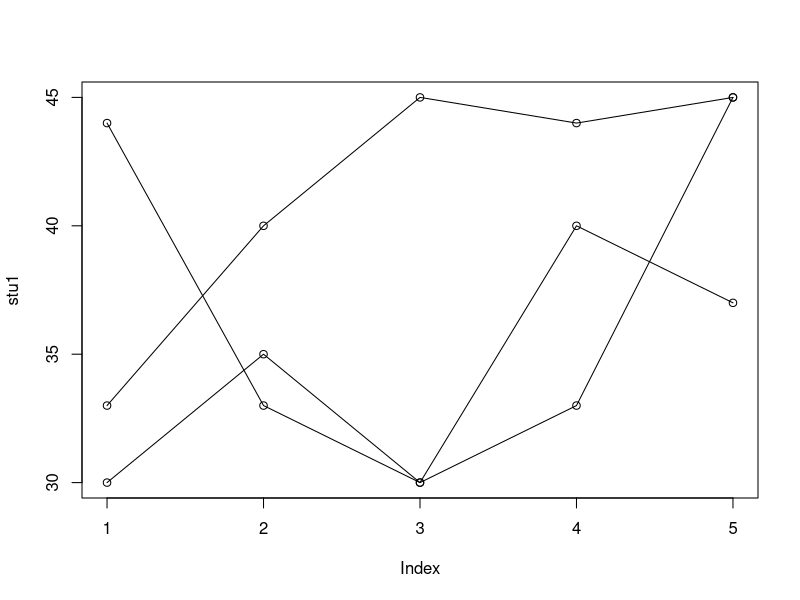
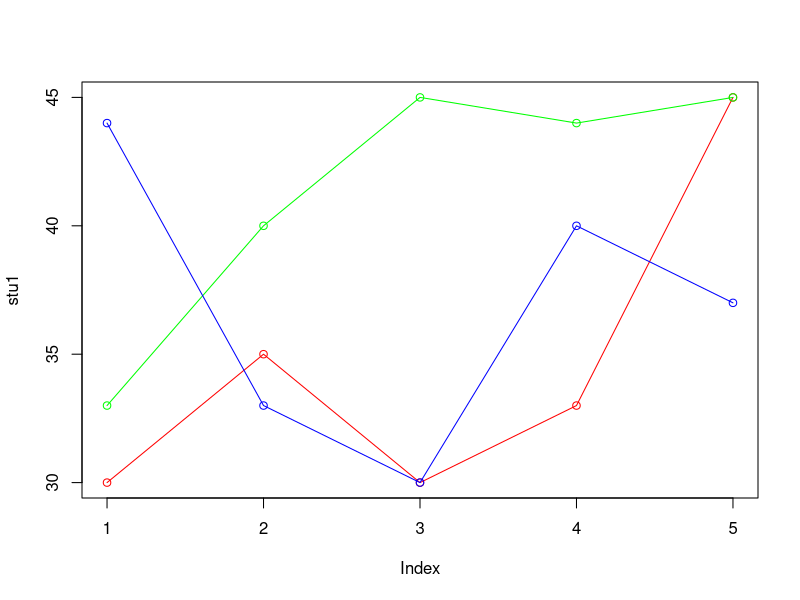
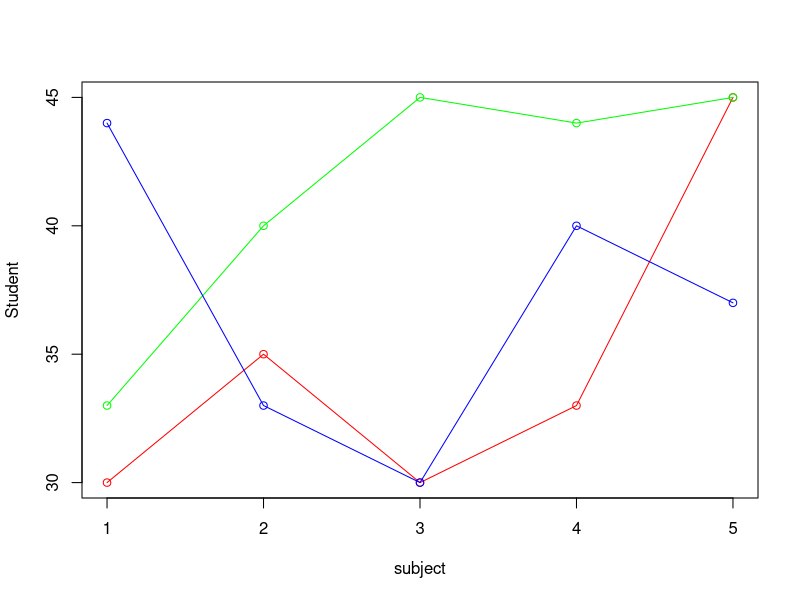
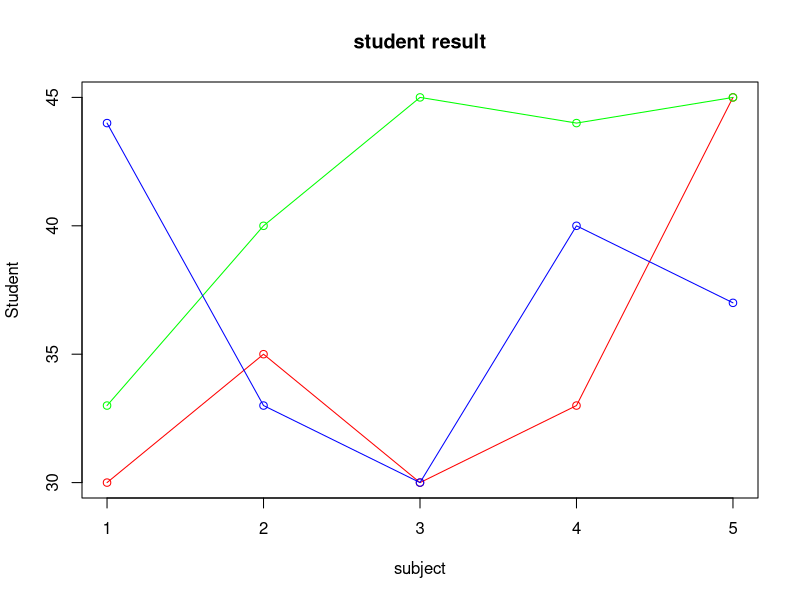
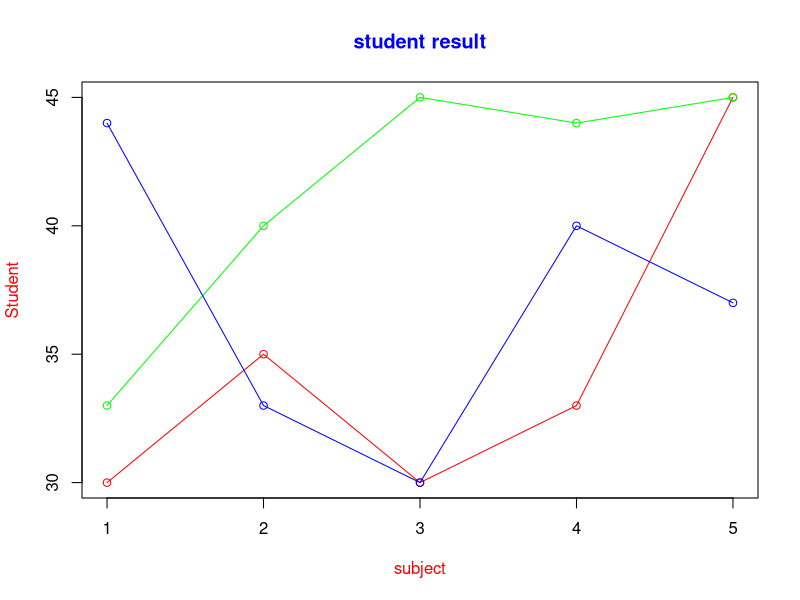

The R source for these figures, in order:
sub=c("sub1","sub2","sub3","sub4","sub5")
stu1=c(30,35,30,33,45)
stu2=c(33,40,45,44,45)
stu3=c(44,33,30,40,37)

a=data.frame(sub,stu1,stu2,stu3)
print(a)

plot(stu1,type="o")
lines(stu2,type="o")
lines(stu3,type="o")

plot(stu1,type="o",col="red")
lines(stu2,type="o",col="green")
lines(stu3,type="o",col="blue")

plot(stu1,type="o",col="red",xlab="subject",ylab = "Student")
lines(stu2,type="o",col="green")
lines(stu3,type="o",col="blue")

plot(stu1,type="o",col="red",xlab="subject",ylab = "Student",main = "student result")
lines(stu2,type="o",col="green")
lines(stu3,type="o",col="blue")

plot(stu1,type="o",col="red",xlab="subject",ylab = "Student",main = "student result",col.lab="red",col.main="blue")
lines(stu2,type="o",col="green")
lines(stu3,type="o",col="blue")